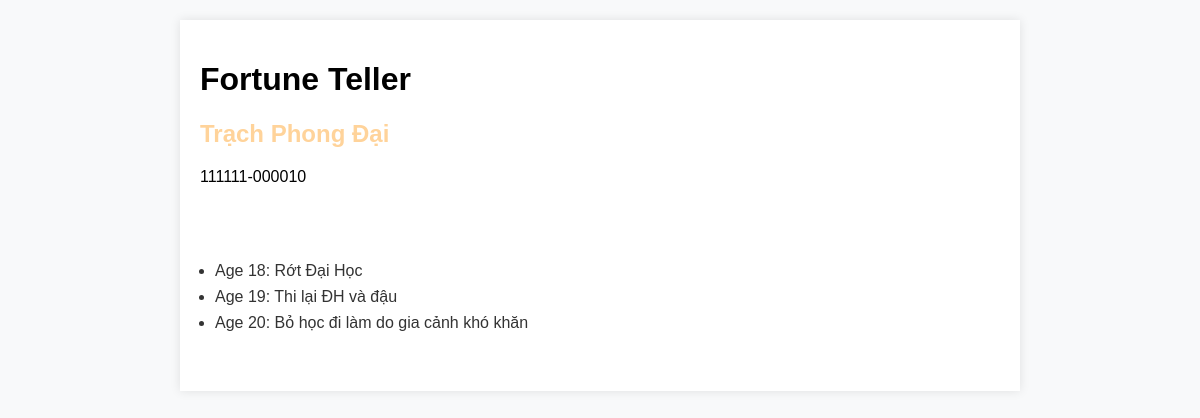
The page /type/2/ on the database its author committed.
### prediction/models.py (models this page shows, shortened)
class Type(models.Model):
    name = models.CharField(max_length=255)
    description = models.TextField(blank=True)
    male_birthdays = models.TextField(help_text="List of male birthdays separated by '|' or ';'", blank=True)
    female_birthdays = models.TextField(help_text="List of female birthdays separated by '|' or ';'", blank=True)

class Event(models.Model):
    type = models.ForeignKey(Type, related_name='events', on_delete=models.CASCADE)
    age = models.IntegerField(help_text="Age at which the event will occur")
    description = models.TextField(blank=True)
    description_2 = models.TextField(blank=True)
    description_3 = models.TextField(blank=True)

### prediction/views.py (the view)
# urls.py: path('type/<int:type_id>/', views.type_detail, name='type_detail'),
def type_detail(request, type_id):
    t = get_object_or_404(Type, id=type_id)
    events = t.events.all().order_by('age')
    context = {
        'type': t,
        'events': events,
    }
    return render(request, 'prediction/detail.html', context)

### prediction/templates/prediction/detail.html (shortened to what this page needs)
{% extends "prediction/base.html" %}
{% block content %}
<div class="text-center">
  <h2 style="color: #ffd39a;">{{ type.name }}</h2>
  <p>{{ type.description }}</p>
</div>
<div style="margin-top: 20px;">
  <h3 style="color: #fff;">Future Events</h3>
  <ul style="background-color: #fff; color: #333; padding: 15px; border-radius: 8px;">
    {% for event in events %}
    <li style="margin-bottom: 8px;">
      Age {{ event.age }}: {{ event.description }}
    </li>
    {% endfor %}
  </ul>
</div>
{% endblock %}

### prediction/templates/prediction/base.html (style rules this page uses)
body { font-family: Arial, sans-serif; background-color: #f8f9fa; margin: 0; padding: 0; }

### rows shown on the page
Type: name "Trạch Phong Đại", description "111111-000010"
Event: age "18", description "Rớt Đại Học"
Event: age "19", description "Thi lại ĐH và đậu"
Event: age "20", description "Bỏ học đi làm do gia cảnh khó khăn"
